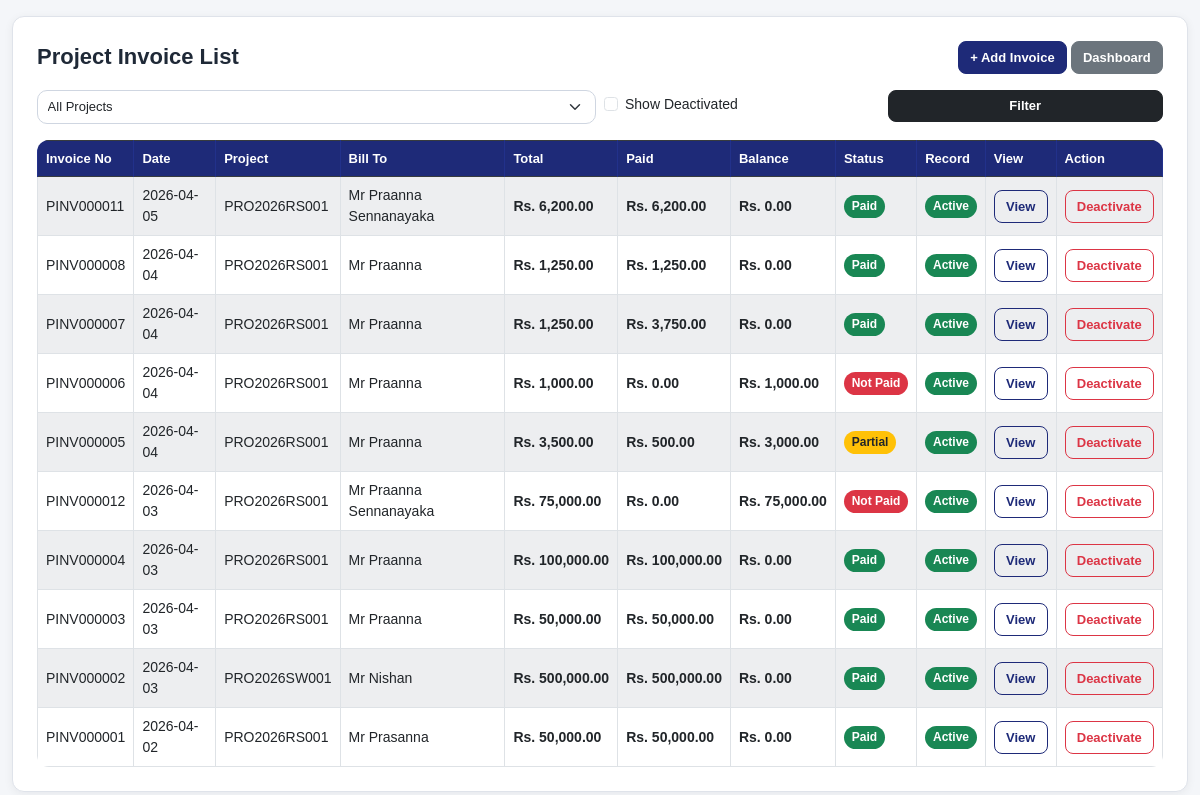
The app's page /project-invoices/ (signed in), older data.
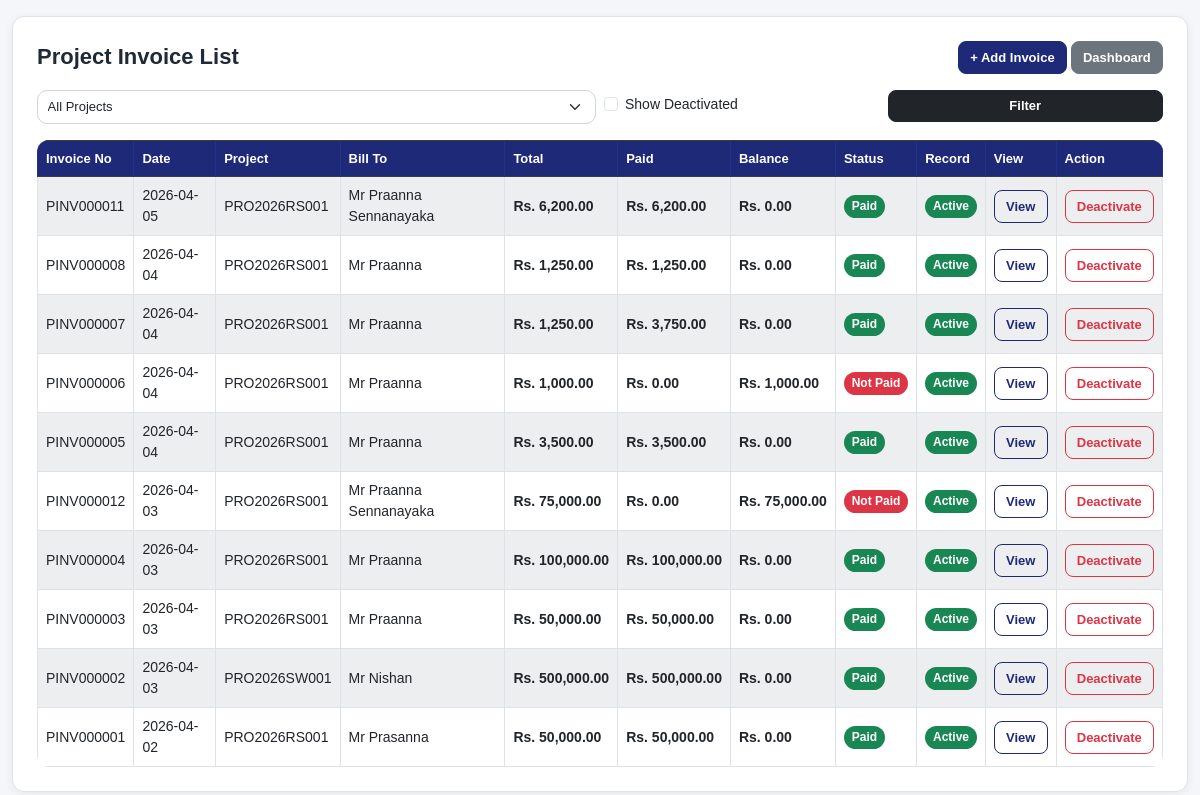
The same page, newer data.
### pos/models.py (models this page shows, shortened)
class ProjectInvoice(models.Model):
    INVOICE_TYPE_CHOICES = [
        ("advance", "Advance"),
        ("installment", "Installment"),
        ("final", "Final Payment"),
        ("other", "Other"),
    ]
    STATUS_CHOICES = [
        ("unpaid", "Unpaid"),
        ("partial", "Partial"),
        ("paid", "Paid"),
    ]
    project = models.ForeignKey(Project, on_delete=models.CASCADE, related_name="project_invoices")
    invoice_no = models.CharField(max_length=50, unique=True, blank=True, null=True)
    invoice_date = models.DateField(default=timezone.now)
    bill_to_name = models.CharField(max_length=200, blank=True, null=True)
    bill_to_address = models.TextField(blank=True, null=True)
    invoice_type = models.CharField(max_length=20, choices=INVOICE_TYPE_CHOICES, default="advance")
    description = models.CharField(max_length=255)
    qty = models.DecimalField(max_digits=12, decimal_places=2, default=1)
    item_code = models.CharField(max_length=50, blank=True, null=True)
    price_each = models.DecimalField(max_digits=12, decimal_places=2, default=0)
    total_amount = models.DecimalField(max_digits=12, decimal_places=2, default=0)
    paid_amount = models.DecimalField(max_digits=12, decimal_places=2, default=0)
    balance_amount = models.DecimalField(max_digits=12, decimal_places=2, default=0)
    status = models.CharField(max_length=20, choices=STATUS_CHOICES, default="unpaid")
    note = models.TextField(blank=True, null=True)
    is_active = models.BooleanField(default=True)
    inactive_at = models.DateTimeField(blank=True, null=True)
    inactive_by = models.ForeignKey(
        User,
        on_delete=models.SET_NULL,
        null=True,
        blank=True,
        related_name="inactive_project_invoices"
    )
    inactive_reason = models.TextField(blank=True, null=True)
    created_by = models.ForeignKey(
        User,
        on_delete=models.SET_NULL,
        null=True,
        related_name="created_project_invoices"
    )
    created_at = models.DateTimeField(auto_now_add=True)
    class Meta:
        ordering = ["-invoice_date", "-id"]

class Project(models.Model):
    PROJECT_TYPE_CHOICES = [
        ("BL", "Building"),
        ("SW", "Swimming Pool"),
        ("RS", "Retail Shop"),
    ]
    project_id = models.CharField(max_length=50, unique=True)
    project_name = models.CharField(max_length=200)
    project_type = models.CharField(max_length=10, choices=PROJECT_TYPE_CHOICES)
    client_name = models.CharField(max_length=200)
    location = models.CharField(max_length=200, blank=True, null=True)
    estimated_value = models.DecimalField(max_digits=12, decimal_places=2, default=0)
    status = models.CharField(max_length=20, default="active")
    created_by = models.ForeignKey(User, on_delete=models.SET_NULL, null=True)
    created_at = models.DateTimeField(auto_now_add=True)
    is_active = models.BooleanField(default=True)
    updated_at = models.DateTimeField(auto_now=True)
    updated_by = models.ForeignKey(
        User,
        on_delete=models.SET_NULL,
        null=True,
        blank=True,
        related_name="updated_projects"
    )
    class Meta:
        ordering = ["-created_at"]

### pos/views.py (the view)
# urls.py: path('project-invoices/', views.project_invoice_list, name='project_invoice_list'),
@user_passes_test(can_use_income)
def project_invoice_list(request):
    project_id = request.GET.get("project")
    show_inactive = request.GET.get("show_inactive") == "1"
    invoices = ProjectInvoice.objects.select_related(
        "project", "created_by"
    ).order_by("-invoice_date", "-id")
    if not show_inactive:
        invoices = invoices.filter(is_active=True)
    if project_id:
        invoices = invoices.filter(project_id=project_id)
    projects = Project.objects.filter(is_active=True).order_by("-id")
    return render(request, "pos/project_invoice_list.html", {
        "invoices": invoices,
        "projects": projects,
        "selected_project": project_id,
        "show_inactive": show_inactive,
        "is_owner": is_owner(request.user),
    })

### pos/templatetags/currency_filters.py (called while the page is built)
@register.filter
def money(value):
    try:
        if value in (None, ""):
            value = Decimal("0")
        value = Decimal(str(value))
        return f"{value:,.2f}"
    except (InvalidOperation, ValueError, TypeError):
        return "0.00"

### pos/views.py (called while the page is built)
def is_owner(user):
    return user.is_superuser or user.groups.filter(name__iexact="Owner").exists()

def can_use_income(user):
    return is_owner(user) or is_cashier(user)

### pos/templates/pos/project_invoice_list.html (shortened to what the changed rows need)
{% extends "base.html" %}
{% load currency_filters %}
{% block content %}
<div class="card p-3 p-md-4">
    <div class="table-responsive">
        <table class="table table-bordered table-striped bg-white align-middle">
            <thead class="table-dark">
                <tr>
                    <th>Invoice No</th>
                    <th>Date</th>
                    <th>Project</th>
                    <th>Bill To</th>
                    <th>Total</th>
                    <th>Paid</th>
                    <th>Balance</th>
                    <th>Status</th>
                    <th>Record</th>
                    <th>View</th>
                    {% if is_owner %}
                    <th>Action</th>
                    {% endif %}
                </tr>
            </thead>
            <tbody>
                {% for invoice in invoices %}
                <tr {% if not invoice.is_active %}class="table-danger"{% endif %}>
                    <td>{{ invoice.invoice_no }}</td>
                    <td>{{ invoice.invoice_date|date:"Y-m-d" }}</td>
                    <td>{{ invoice.project.project_id }}</td>
                    <td>{{ invoice.bill_to_name|default:"-" }}</td>
                    <td class="text-money">Rs. {{ invoice.total_amount|money }}</td>
                    <td class="text-money">Rs. {{ invoice.paid_amount|money }}</td>
                    <td class="text-money">Rs. {{ invoice.balance_amount|money }}</td>
                    <td>
                        {% if invoice.status == "paid" %}
                            <span class="badge status-paid">Paid</span>
                        {% elif invoice.status == "partial" %}
                            <span class="badge status-partial">Partial</span>
                        {% else %}
                            <span class="badge status-unpaid">Not Paid</span>
                        {% endif %}
                    </td>
                    <td>
                        {% if invoice.is_active %}
                            <span class="badge bg-success">Active</span>
                        {% else %}
                            <span class="badge bg-danger">Deactivated</span>
                        {% endif %}
                    </td>
                    <td>
                        <a href="{% url 'project_invoice_detail' invoice.id %}" class="btn btn-sm btn-outline-primary">View</a>
                    </td>
                    {% if is_owner %}
                    <td>
                        {% if invoice.is_active %}
                            <a href="{% url 'delete_project_invoice' invoice.id %}"
                               class="btn btn-sm btn-outline-danger"
                               onclick="return confirm('Deactivate this invoice?')">
                               Deactivate
                            </a>
                        {% else %}
                            <span class="badge bg-danger">Deactivated</span>
                        {% endif %}
                    </td>
                    {% endif %}
                </tr>
                {% empty %}
                <tr>
                    <td colspan="{% if is_owner %}11{% else %}10{% endif %}" class="text-center">No invoices found</td>
                </tr>
                {% endfor %}
            </tbody>
        </table>
    </div>
</div>
{% endblock %}

Row changes from the older to the newer data that the page shows:
changed ProjectInvoice "PINV000005": paid_amount "500.00" → "3,500.00"; balance_amount "3,000.00" → "0.00"; status "Partial" → "Paid"
